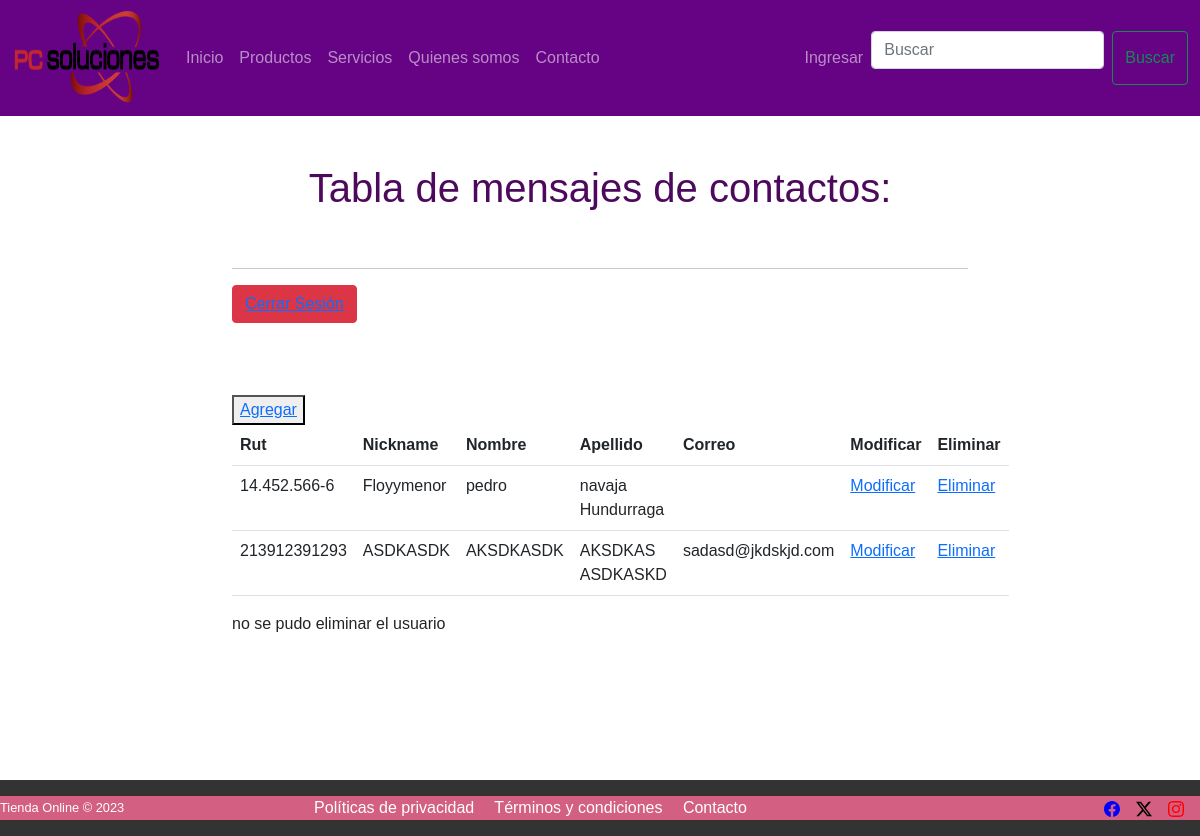
Screenshot of /usuario/usuario_del/1 with the database file from the repository.
### usuario/models.py (models this page shows)
class Usuario(models.Model):
    rut              = models.CharField(primary_key=True, max_length=10)
    nickname          = models.CharField(max_length=16)
    nombre           = models.CharField(max_length=16)
    apellido_paterno = models.CharField(max_length=20)
    apellido_materno = models.CharField(max_length=20)
    fecha_nacimiento = models.DateField(blank=False, null=False)
    id_genero        = models.ForeignKey('Genero',on_delete=models.CASCADE, db_column='idGenero')
    telefono         = models.CharField(max_length=45)
    email            = models.EmailField(max_length=100, blank=False, null=False)
    direccion        = models.CharField(max_length=50, blank=False, null=False)
    imagen           = models.ImageField(upload_to='fotos/', null=True)
    activo           = models.IntegerField()

### usuario/views.py (the view)
# urls.py: path('usuario_del/<str:pk>',usuario_del,name='usuario_del'),
def usuario_del(request,pk):
    context = {}
    try:
        usuario = Usuario.objects.get(rut = pk)
        usuario.delete()
        usuario = Usuario.objects.all()
        context = {"usuario": usuario,"mensaje": "usuario eliminado exitosamente!"}
        return render(request,'core/crud.html',context)
    except:
        usuario = Usuario.objects.all()
        context = {"usuario": usuario,"mensaje": "no se pudo eliminar el usuario"}
        return render(request,'core/crud.html',context)

### usuario/templates/core/crud.html (shortened to what this page needs)
{% load static %}
<!DOCTYPE html>
<html lang="en">
<head>
    <link href="https://cdn.jsdelivr.net/npm/bootstrap@5.0.2/dist/css/bootstrap.min.css" rel="stylesheet">
    <link rel="stylesheet" href="{% static 'css/style.css' %}">
</head>
<body>
    <header>
        <nav class="navbar navbar-expand-lg navbar-dark">
            <div class="container-fluid">
                <a class="navbar-brand" href="{% url 'index' %}">
                    <img
                        src="{% static 'media/logoPCSoluciones.png' %}"
                        alt="Logo de ChilePc"
                        width="150"
                        height="100"
                    />
                </a>
                <div class="collapse navbar-collapse" id="navbarSupportedContent">
                    <ul class="navbar-nav me-auto mb-2 mb-lg-0">
                        <li class="nav-item">
                            <a class="nav-link " aria-current="page" href="{% url 'index' %}">Inicio</a>
                        </li>
                        <li class="nav-item">
                            <a class="nav-link" href="{% url 'crudProducto' %}">Productos</a>
                        </li>
                        <li class="nav-item">
                            <a class="nav-link" href="{% url 'servicio' %}">Servicios</a>
                        </li>
                        <li class="nav-item">
                            <a class="nav-link" href="{% url 'quienesSomos' %}">Quienes somos</a>
                        </li>
                        <li class="nav-item">
                            <a class="nav-link" href="{% url 'contacto' %}">Contacto</a>
                        </li>
                    </ul>
                    <ul class="navbar-nav">
                        <li class="nav-item">
                            {% if user.is_authenticated %}
                            <a class="nav-link" href="{% url 'crud' %}">{{user.username}}</a>
                            {% else %}
                            <a class="nav-link" href="{% url 'inicioSesion' %}">Ingresar</a>
                            {% endif %}
                        </li>
                    </ul>
                <form class="d-flex">
                    <input class="form-control me-2" type="search" placeholder="Buscar" aria-label="Search">
                    <button class="btn btn-outline-success" type="submit">Buscar</button>
                </form>
                </div>
            </div>
        </nav>
    </header>
    <main>
        <div class="container">
            <div class="row">
                <div class="col-sm-2 col-md-2 col-lg-2"></div>
                <div class="col-sm-8 col-md-8 col-lg-8">
                    <br><br>
                    <h1 class="text-align">Tabla de mensajes de contactos:
                    </h1>
                    <hr>
                    <form action="{% url 'logout' %}" method="post">
                        <button type="submit" class="btn btn-danger"><a href="{% url 'login' %}">Cerrar Sesión</a></button>
                    </form>
                    <br>
                    <br>
                    <br>
                    <table class="table">
                        {% if usuario %}
                        <tr>
                            <th scope="col">Rut</th>
                            <th scope="col">Nickname</th>
                            <th scope="col">Nombre</th>
                            <th scope="col">Apellido</th>
                            <th scope="col">Correo</th>
                            <th scope="col">Modificar</th>
                            <th scope="col">Eliminar</th>
                            <button type="button">
                                <a href="{% url 'crearUsuario' %}">Agregar</a>
                            </button>
                        </tr>
                        {% for i in usuario %}
                            <tr>
                                <td>{{i.rut}}</td>
                                <td>{{i.nickname}}</td>
                                <td>{{i.nombre}}</td>
                                <td>{{i.apellido_paterno}} {{i.apellido_materno}}</td>
                                <td>{{i.email}}</td>
                                <td><a href="{% url 'usuario_findEdit' pk=i.rut %}">Modificar</a></td>
                                <td><a href="{% url 'usuario_del'       pk=i.rut%}">Eliminar</a></td>
                            </tr>
                        {% endfor %}
                        {% endif %}
                    </table>
                    {% if mensaje %}
                        {{mensaje}}
                    {% endif %}
                    <br><br>
                    <br>
                    <br><br><br><br>
                </div>
                <div class="col-sm-2 col-md-2 col-lg-2"></div>
            </div>
        </div>
    </main>
    <footer class="pie-pagina">
        <div class="contenedor">
            <p class="copy">Tienda Online &copy; 2023</p>
            <nav class="navegacion">
                <a href="#">Políticas de privacidad</a>
                <a href="#">Términos y condiciones</a>
                <a href="../html/Contacto.html">Contacto</a>
            </nav>
            <div class="redes-sociales">
                <a href="https://web.facebook.com/?locale=es_LA&_rdc=1&_rdr">
                        </a>
                <a href="https://twitter.com/?lang=es">
                    <svg xmlns="http://www.w3.org/2000/svg" width="16" height="16" fill="0000" class="bi bi-twitter-x" viewBox="0 0 16 16">
                    <path d="M12.6.75h2.454l-5.36 6.142L16 15.25h-4.937l-3.867-5.07-4.425 5.07H.316l5.733-6.57L0 .75h5.063l3.495 4.633L12.601.75Zm-.86 13.028h1.36L4.323 2.145H2.865z"/>
                    </svg>
                    </a>
                <a href="https://www.instagram.com/">
                    </a>
            </div>
        </div>
    </footer>
</body>
</html>

### usuario/static/css/style.css (style rules this page uses)
body { font-family: Arial, sans-serif; }
.navbar { overflow: hidden; background-color:#660385; position:sticky; top: 0; z-index: 1; margin: auto; }
.navbar-brand { padding: 0; }
.form-control { margin-bottom: 1rem; }
.text-align { text-align: center; }
.pie-pagina { background-color: #333; color: #fff; padding: 1rem 0; bottom: 0px; }
.pie-pagina .contenedor { display: flex; flex-wrap: wrap; align-items: center; justify-content: space-between; }
.pie-pagina .copy { margin: 0; font-size: 0.8rem; }
.pie-pagina .navegacion { margin: 0; flex-basis: 50%; }
.pie-pagina .navegacion a { color: #fff; text-decoration: none; margin-right: 1rem; }
.pie-pagina .redes-sociales { margin: 0; display: flex; }
.pie-pagina .redes-sociales a { margin-right: 1rem; }
.contenedor { color: white; background-color: #d35f82; background-attachment: fixed; background-size: cover; margin: 0; padding: 0; box-sizing: border-box; }
h1 { text-align: center; color: #4d095c; padding-bottom: 40px; }

### rows the page displays
Usuario: rut "14.452.566-6", nickname "Floyymenor", nombre "pedro", apellido_paterno "navaja", apellido_materno "Hundurraga"
Usuario: rut "213912391293", nickname "ASDKASDK", nombre "AKSDKASDK", apellido_paterno "AKSDKAS", apellido_materno "ASDKASKD", email "sadasd@jkdskjd.com"

### other values shown
{{ mensaje }} "no se pudo eliminar el usuario"
